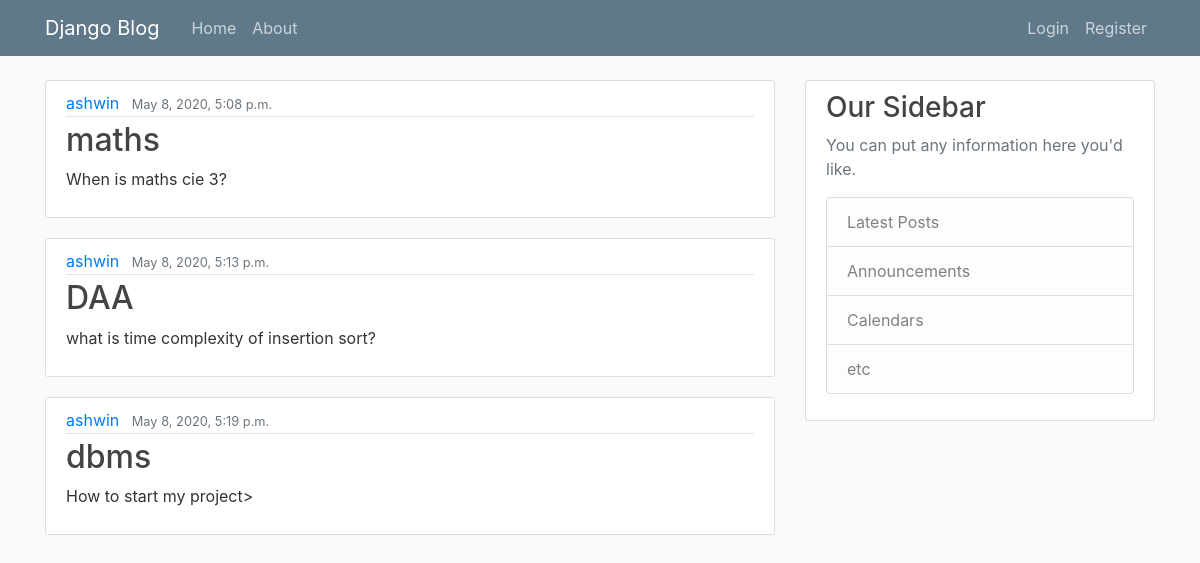
The page / on the database its author committed.
### student_home/models.py (models this page shows, shortened)
class Question(models.Model):
    poster = models.ForeignKey(User, on_delete=models.CASCADE)
    subject = models.CharField(max_length=15)
    question_text = models.TextField()
    date_posted = models.DateTimeField(default=timezone.now)

### student_home/views.py (the view)
# urls.py: 2. Add a URL to urlpatterns:  path('', views.home, name='home')
def home(request):
    questions = {
        'posts': Question.objects.all()
    }
    return render(request, 'student_home/student-home.html',questions)

### student_home/templates/student_home/student-home.html
{% extends "student_home/base.html" %}
{% block content %}
    {% for post in posts %}
    <article class="media content-section">
        <div class="media-body">
          <div class="article-metadata">
            <a class="mr-2" href="#">{{ post.poster }}</a>
            <small class="text-muted">{{ post.date_posted }}</small>
          </div>
          <h2><a class="article-title" href="#">{{ post.subject }}</a></h2>
          <p class="article-content">{{ post.question_text }}</p>
        </div>
      </article>
      {% endfor %}
{% endblock %}

### student_home/static/student_home/main.css (style rules this page uses)
body { background: #fafafa; color: #333333; margin-top: 5rem; }
h1, h2, h3, h4, h5, h6 { color: #444444; }
.content-section { background: #ffffff; padding: 10px 20px; border: 1px solid #dddddd; border-radius: 3px; margin-bottom: 20px; }
.article-title { color: #444444; }
.article-content { white-space: pre-line; }
.article-metadata { padding-bottom: 1px; margin-bottom: 4px; border-bottom: 1px solid #e3e3e3 }

### rows shown on the page
Question: poster "ashwin", date_posted "May 8, 2020, 5:08 p.m.", subject "maths", question_text "When is maths cie 3?"
Question: poster "ashwin", date_posted "May 8, 2020, 5:13 p.m.", subject "DAA", question_text "what is time complexity of insertion sort?"
Question: poster "ashwin", date_posted "May 8, 2020, 5:19 p.m.", subject "dbms", question_text "How to start my project>"
